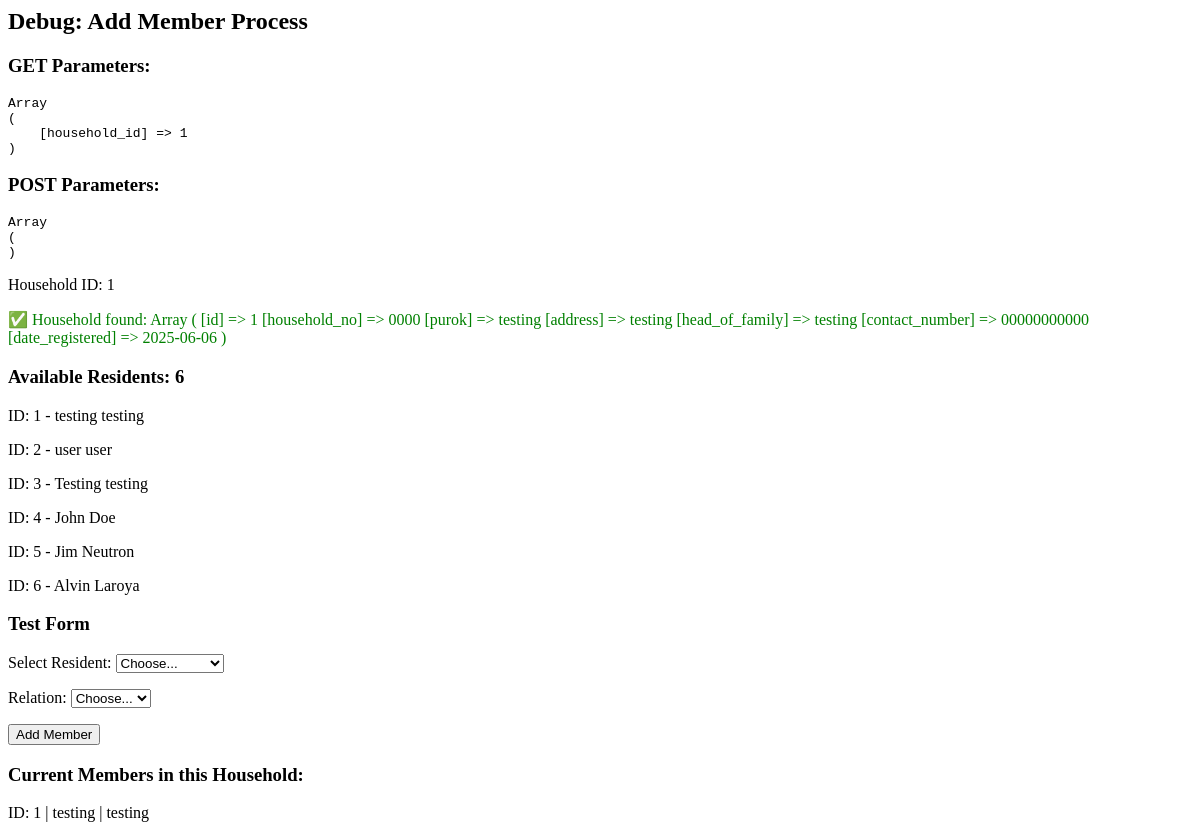
The page /households/add_member_debug.php?household_id=1 on the database as committed earlier.
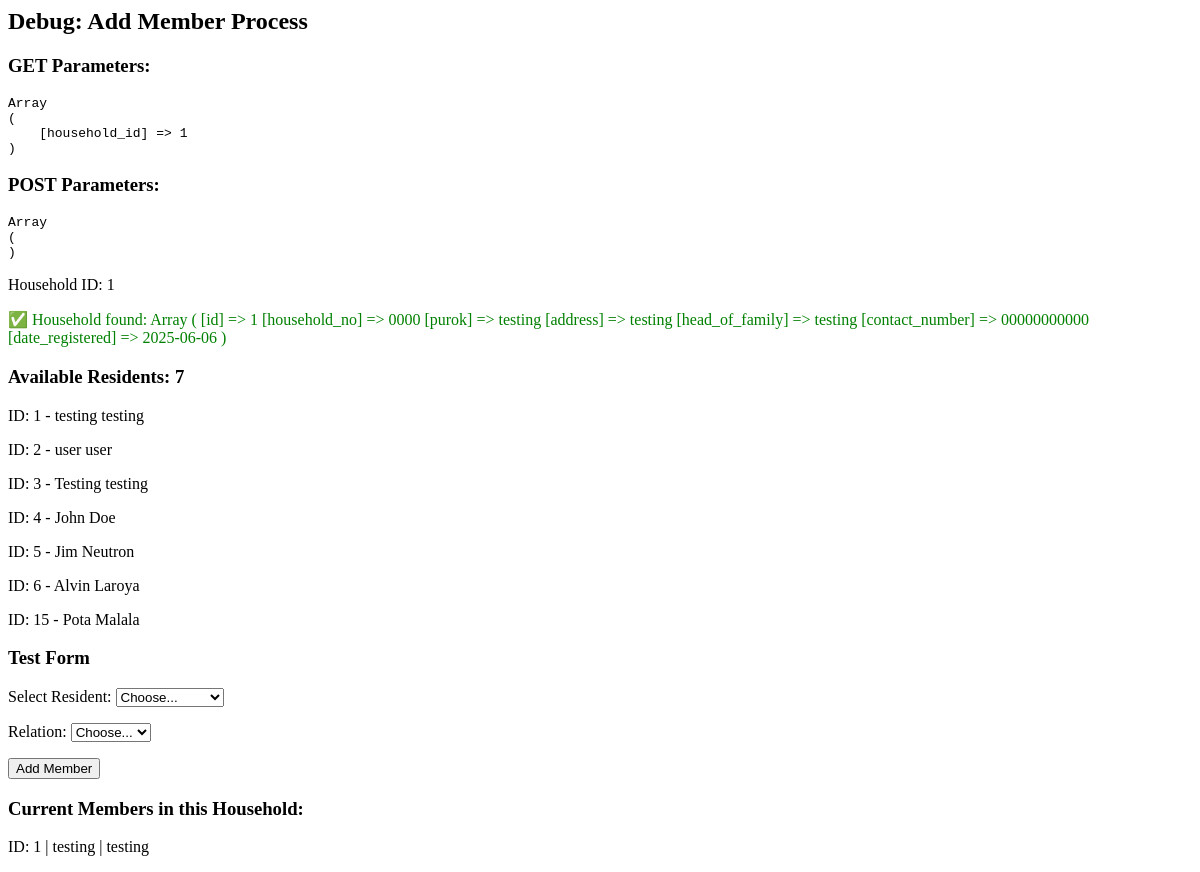
The same page on the database as committed later.
### tables this page shows
CREATE TABLE `residents` (
  `id` int(11) NOT NULL,
  `first_name` varchar(50) DEFAULT NULL,
  `middle_name` varchar(50) DEFAULT NULL,
  `last_name` varchar(50) DEFAULT NULL,
  `suffix` varchar(10) DEFAULT NULL,
  `gender` enum('Male','Female') DEFAULT NULL,
  `birthdate` date DEFAULT NULL,
  `age` int(11) DEFAULT NULL,
  `civil_status` varchar(20) DEFAULT NULL,
  `citizenship` varchar(50) DEFAULT NULL,
  `religion` varchar(50) DEFAULT NULL,
  `occupation` varchar(100) DEFAULT NULL,
  `purok` varchar(50) DEFAULT NULL,
  `voter_status` enum('Yes','No') DEFAULT NULL,
  `is_4ps` enum('Yes','No') DEFAULT NULL,
  `contact` varchar(20) DEFAULT NULL,
  `email` varchar(100) DEFAULT NULL,
  `address` text DEFAULT NULL,
  `date_registered` datetime DEFAULT current_timestamp(),
  `id_picture` longblob DEFAULT NULL,
  `id_picture_type` varchar(50) NOT NULL
);

CREATE TABLE `household_members` (
  `id` int(11) NOT NULL,
  `household_id` int(11) DEFAULT NULL,
  `full_name` varchar(100) DEFAULT NULL,
  `birthdate` date DEFAULT NULL,
  `gender` enum('Male','Female','Other') DEFAULT NULL,
  `relation_to_head` varchar(50) DEFAULT NULL,
  `occupation` varchar(100) DEFAULT NULL
);

### households/add_member_debug.php (the view, shortened to what this page needs)
<?php
include '../config.php';
echo "<h2>Debug: Add Member Process</h2>";
echo "<h3>GET Parameters:</h3>";
echo "<pre>" . print_r($_GET, true) . "</pre>";
echo "<h3>POST Parameters:</h3>";
echo "<pre>" . print_r($_POST, true) . "</pre>";
$household_id = intval($_GET['household_id']);
echo "<p>Household ID: $household_id</p>";
$household_check = $conn->prepare("SELECT * FROM households WHERE id = ?");
$household_check->bind_param("i", $household_id);
$household_check->execute();
$household_result = $household_check->get_result();
if ($household_result->num_rows == 0) {
    echo "<p style='color: red;'>ERROR: Household with ID $household_id does not exist</p>";
    exit;
} else {
    $household = $household_result->fetch_assoc();
    echo "<p style='color: green;'>✅ Household found: " . print_r($household, true) . "</p>";
}
$residents_result = $conn->query("SELECT id, first_name, last_name FROM residents");
echo "<h3>Available Residents: " . $residents_result->num_rows . "</h3>";
while ($resident = $residents_result->fetch_assoc()) {
    echo "<p>ID: {$resident['id']} - {$resident['first_name']} {$resident['last_name']}</p>";
}
?>
<!DOCTYPE html>
<html>
<head>
</head>
<body>
    <h3>Test Form</h3>
    <form method="POST">
        <p>
            <label>Select Resident:</label>
            <select name="resident_id" required>
                <option value="">Choose...</option>
            </select>
        </p>
        <p>
            <label>Relation:</label>
            <select name="relation" required>
                <option value="">Choose...</option>
            </select>
        </p>
        <p>
            <button type="submit">Add Member</button>
        </p>
    </form>
    <h3>Current Members in this Household:</h3>
    <?php
    $members_result = $conn->query("SELECT * FROM household_members WHERE household_id = $household_id");
    if ($members_result->num_rows > 0) {
        while ($member = $members_result->fetch_assoc()) {
            echo "<p>ID: {$member['id']} | {$member['full_name']} | {$member['relation_to_head']}</p>";
        }
    } else {
        echo "<p>No members in this household yet.</p>";
    }
    ?>
</body>
</html>

Rows that differ between the two databases and show on the page:
added residents: id "15", first_name "Pota", last_name "Malala"
Other text that changed with them:
$residents_result->num_rows: "6" → "7"
